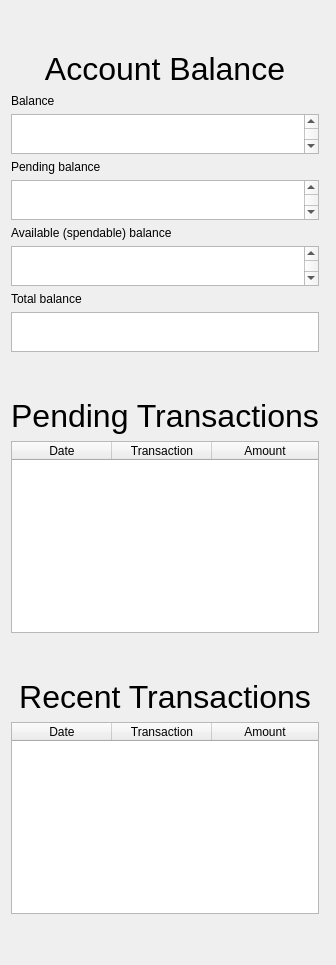
      <widget class="QWidget" name="WalletTab">
       <attribute name="title">
        <string>Wallet</string>
       </attribute>
       <layout class="QHBoxLayout" name="horizontalLayout_5">
        <item>
         <layout class="QVBoxLayout" name="verticalLayout_7">
          <item>
           <spacer name="verticalSpacer_22">
            <property name="orientation">
             <enum>Qt::Vertical</enum>
            </property>
            <property name="sizeHint" stdset="0">
             <size>
              <width>20</width>
              <height>40</height>
             </size>
            </property>
           </spacer>
          </item>
          <item>
           <widget class="QLabel" name="balanceLabel">
            <property name="text">
             <string>&lt;html&gt;&lt;head/&gt;&lt;body&gt;&lt;p align=&quot;center&quot;&gt;&lt;span style=&quot; font-size:24pt;&quot;&gt;Account Balance&lt;/span&gt;&lt;/p&gt;&lt;/body&gt;&lt;/html&gt;</string>
            </property>
           </widget>
          </item>
          <item>
           <widget class="QLabel" name="label_5">
            <property name="text">
             <string>Balance</string>
            </property>
           </widget>
          </item>
          <item>
           <widget class="QTextBrowser" name="balance">
            <property name="sizePolicy">
             <sizepolicy hsizetype="Minimum" vsizetype="Fixed">
              <horstretch>0</horstretch>
              <verstretch>0</verstretch>
             </sizepolicy>
            </property>
            <property name="maximumSize">
             <size>
              <width>16777215</width>
              <height>40</height>
             </size>
            </property>
            <property name="html">
             <string>&lt;!DOCTYPE HTML PUBLIC &quot;-//W3C//DTD HTML 4.0//EN&quot; &quot;http://www.w3.org/TR/REC-html40/strict.dtd&quot;&gt;
&lt;html&gt;&lt;head&gt;&lt;meta name=&quot;qrichtext&quot; content=&quot;1&quot; /&gt;&lt;meta charset=&quot;utf-8&quot; /&gt;&lt;style type=&quot;text/css&quot;&gt;
p, li { white-space: pre-wrap; }
&lt;/style&gt;&lt;/head&gt;&lt;body style=&quot; font-family:'.AppleSystemUIFont'; font-size:13pt; font-weight:400; font-style:normal;&quot;&gt;
&lt;p align=&quot;right&quot; style=&quot;-qt-paragraph-type:empty; margin-top:0px; margin-bottom:0px; margin-left:0px; margin-right:0px; -qt-block-indent:0; text-indent:0px; font-size:24pt;&quot;&gt;&lt;br /&gt;&lt;/p&gt;&lt;/body&gt;&lt;/html&gt;</string>
            </property>
           </widget>
          </item>
          <item>
           <widget class="QLabel" name="label_6">
            <property name="text">
             <string>Pending balance</string>
            </property>
           </widget>
          </item>
          <item>
           <widget class="QTextBrowser" name="pendingBalance">
            <property name="sizePolicy">
             <sizepolicy hsizetype="Minimum" vsizetype="Fixed">
              <horstretch>0</horstretch>
              <verstretch>0</verstretch>
             </sizepolicy>
            </property>
            <property name="maximumSize">
             <size>
              <width>16777215</width>
              <height>40</height>
             </size>
            </property>
            <property name="html">
             <string>&lt;!DOCTYPE HTML PUBLIC &quot;-//W3C//DTD HTML 4.0//EN&quot; &quot;http://www.w3.org/TR/REC-html40/strict.dtd&quot;&gt;
&lt;html&gt;&lt;head&gt;&lt;meta name=&quot;qrichtext&quot; content=&quot;1&quot; /&gt;&lt;meta charset=&quot;utf-8&quot; /&gt;&lt;style type=&quot;text/css&quot;&gt;
p, li { white-space: pre-wrap; }
&lt;/style&gt;&lt;/head&gt;&lt;body style=&quot; font-family:'.AppleSystemUIFont'; font-size:13pt; font-weight:400; font-style:normal;&quot;&gt;
&lt;p align=&quot;right&quot; style=&quot;-qt-paragraph-type:empty; margin-top:0px; margin-bottom:0px; margin-left:0px; margin-right:0px; -qt-block-indent:0; text-indent:0px; font-size:24pt;&quot;&gt;&lt;br /&gt;&lt;/p&gt;&lt;/body&gt;&lt;/html&gt;</string>
            </property>
           </widget>
          </item>
          <item>
           <widget class="QLabel" name="label_7">
            <property name="text">
             <string>Available (spendable) balance</string>
            </property>
           </widget>
          </item>
          <item>
           <widget class="QTextBrowser" name="availableBalance">
            <property name="sizePolicy">
             <sizepolicy hsizetype="Minimum" vsizetype="Minimum">
              <horstretch>0</horstretch>
              <verstretch>0</verstretch>
             </sizepolicy>
            </property>
            <property name="maximumSize">
             <size>
              <width>16777215</width>
              <height>40</height>
             </size>
            </property>
            <property name="html">
             <string>&lt;!DOCTYPE HTML PUBLIC &quot;-//W3C//DTD HTML 4.0//EN&quot; &quot;http://www.w3.org/TR/REC-html40/strict.dtd&quot;&gt;
&lt;html&gt;&lt;head&gt;&lt;meta name=&quot;qrichtext&quot; content=&quot;1&quot; /&gt;&lt;meta charset=&quot;utf-8&quot; /&gt;&lt;style type=&quot;text/css&quot;&gt;
p, li { white-space: pre-wrap; }
&lt;/style&gt;&lt;/head&gt;&lt;body style=&quot; font-family:'.AppleSystemUIFont'; font-size:13pt; font-weight:400; font-style:normal;&quot;&gt;
&lt;p style=&quot;-qt-paragraph-type:empty; margin-top:0px; margin-bottom:0px; margin-left:0px; margin-right:0px; -qt-block-indent:0; text-indent:0px; font-size:24pt;&quot;&gt;&lt;br /&gt;&lt;/p&gt;&lt;/body&gt;&lt;/html&gt;</string>
            </property>
           </widget>
          </item>
          <item>
           <widget class="QLabel" name="label_8">
            <property name="text">
             <string>Total balance</string>
            </property>
           </widget>
          </item>
          <item>
           <widget class="QTextBrowser" name="totalBalance">
            <property name="sizePolicy">
             <sizepolicy hsizetype="Minimum" vsizetype="Fixed">
              <horstretch>0</horstretch>
              <verstretch>0</verstretch>
             </sizepolicy>
            </property>
            <property name="maximumSize">
             <size>
              <width>16777215</width>
              <height>40</height>
             </size>
            </property>
           </widget>
          </item>
          <item>
           <spacer name="verticalSpacer_24">
            <property name="orientation">
             <enum>Qt::Vertical</enum>
            </property>
            <property name="sizeHint" stdset="0">
             <size>
              <width>20</width>
              <height>40</height>
             </size>
            </property>
           </spacer>
          </item>
          <item>
           <widget class="QLabel" name="pendingLabel">
            <property name="text">
             <string>&lt;html&gt;&lt;head/&gt;&lt;body&gt;&lt;p align=&quot;center&quot;&gt;&lt;span style=&quot; font-size:24pt;&quot;&gt;Pending Transactions&lt;/span&gt;&lt;/p&gt;&lt;/body&gt;&lt;/html&gt;</string>
            </property>
           </widget>
          </item>
          <item>
           <widget class="QTableWidget" name="pendingList">
            <property name="sizePolicy">
             <sizepolicy hsizetype="Preferred" vsizetype="Expanding">
              <horstretch>0</horstretch>
              <verstretch>0</verstretch>
             </sizepolicy>
            </property>
            <property name="editTriggers">
             <set>QAbstractItemView::NoEditTriggers</set>
            </property>
            <property name="selectionBehavior">
             <enum>QAbstractItemView::SelectRows</enum>
            </property>
            <attribute name="horizontalHeaderStretchLastSection">
             <bool>true</bool>
            </attribute>
            <attribute name="verticalHeaderVisible">
             <bool>false</bool>
            </attribute>
            <column>
             <property name="text">
              <string>Date</string>
             </property>
            </column>
            <column>
             <property name="text">
              <string>Transaction</string>
             </property>
            </column>
            <column>
             <property name="text">
              <string>Amount</string>
             </property>
            </column>
           </widget>
          </item>
          <item>
           <spacer name="verticalSpacer_19">
            <property name="orientation">
             <enum>Qt::Vertical</enum>
            </property>
            <property name="sizeType">
             <enum>QSizePolicy::Maximum</enum>
            </property>
            <property name="sizeHint" stdset="0">
             <size>
              <width>20</width>
              <height>40</height>
             </size>
            </property>
           </spacer>
          </item>
          <item>
           <widget class="QLabel" name="recentLabel">
            <property name="text">
             <string>&lt;html&gt;&lt;head/&gt;&lt;body&gt;&lt;p align=&quot;center&quot;&gt;&lt;span style=&quot; font-size:24pt;&quot;&gt;Recent Transactions&lt;/span&gt;&lt;/p&gt;&lt;/body&gt;&lt;/html&gt;</string>
            </property>
           </widget>
          </item>
          <item>
           <widget class="QTableWidget" name="receiptList">
            <property name="sizePolicy">
             <sizepolicy hsizetype="Preferred" vsizetype="Expanding">
              <horstretch>0</horstretch>
              <verstretch>0</verstretch>
             </sizepolicy>
            </property>
            <property name="editTriggers">
             <set>QAbstractItemView::NoEditTriggers</set>
            </property>
            <property name="selectionBehavior">
             <enum>QAbstractItemView::SelectRows</enum>
            </property>
            <attribute name="horizontalHeaderStretchLastSection">
             <bool>true</bool>
            </attribute>
            <attribute name="verticalHeaderVisible">
             <bool>false</bool>
            </attribute>
            <column>
             <property name="text">
              <string>Date</string>
             </property>
            </column>
            <column>
             <property name="text">
              <string>Transaction</string>
             </property>
            </column>
            <column>
             <property name="text">
              <string>Amount</string>
             </property>
            </column>
           </widget>
          </item>
          <item>
           <spacer name="verticalSpacer_21">
            <property name="orientation">
             <enum>Qt::Vertical</enum>
            </property>
            <property name="sizeHint" stdset="0">
             <size>
              <width>20</width>
              <height>40</height>
             </size>
            </property>
           </spacer>
          </item>
         </layout>
        </item>
        <item>
         <layout class="QVBoxLayout" name="verticalLayout_14">
          <item>
           <widget class="QWidget" name="widget_2" native="true">
            <property name="sizePolicy">
             <sizepolicy hsizetype="Preferred" vsizetype="Expanding">
              <horstretch>0</horstretch>
              <verstretch>0</verstretch>
             </sizepolicy>
            </property>
           </widget>
          </item>
         </layout>
        </item>
       </layout>
      </widget>
